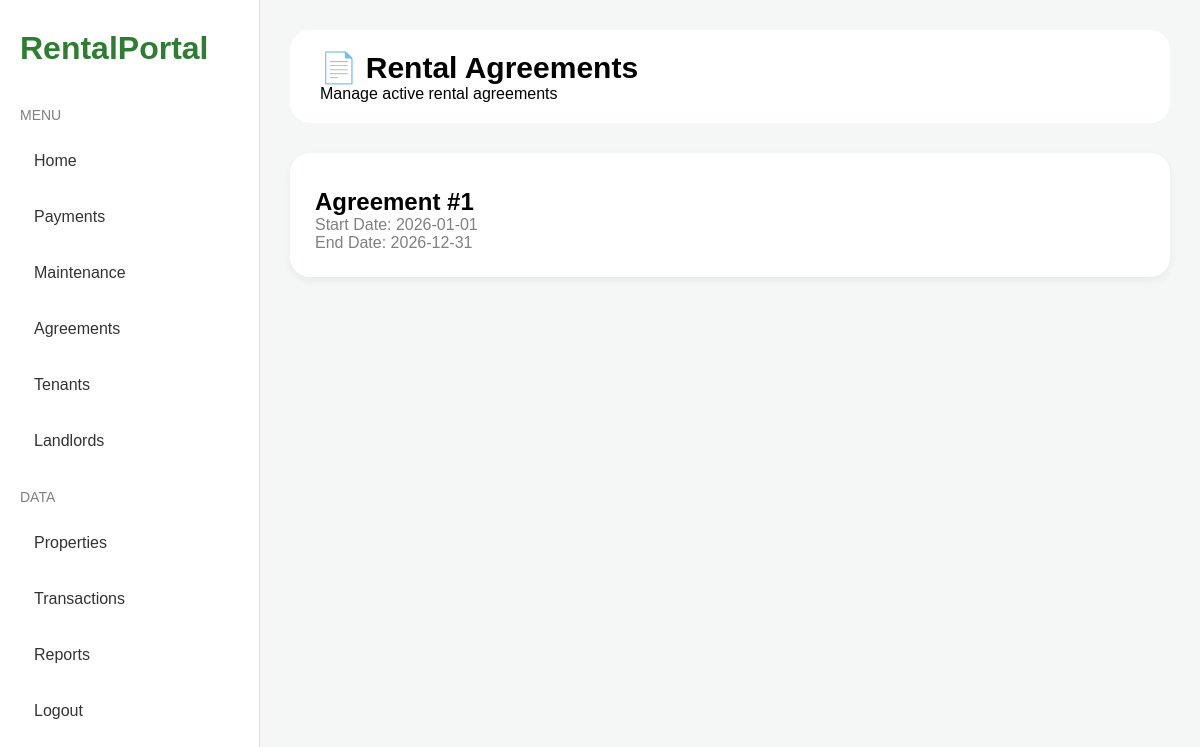
The page /agreements-page on the database its author committed.
### models/agreement_model.py (models this page shows)
class Agreement(db.Model):
    id = db.Column(db.Integer, primary_key=True)
    tenant_name = db.Column(db.String(100))
    property_address = db.Column(db.String(200))
    start_date = db.Column(db.String(50))
    end_date = db.Column(db.String(50))
    document_url = db.Column(db.String(300))

### app.py (the view)
@app.route('/agreements-page')
def agreements_page():
    agreements = Agreement.query.all()
    return render_template(
        'agreements.html',
        agreements=agreements
    )

### templates/agreements.html
{% extends "base_dashboard.html" %}
{% block content %}
<div class="topbar">
    <div>
        <h1>📄 Rental Agreements</h1>
        <p>Manage active rental agreements</p>
    </div>
</div>
<div class="cards">
{% for agreement in agreements %}
<div class="card">
    <h2>Agreement #{{ agreement.id }}</h2>
    <p>
        Start Date: {{ agreement.start_date }}
    </p>
    <p>
        End Date: {{ agreement.end_date }}
    </p>
</div>
{% endfor %}
</div>
{% endblock %}

### templates/base_dashboard.html (style rules this page uses)
* { margin:0; padding:0; box-sizing:border-box; font-family:Arial,sans-serif; }
body { background:#f4f7f5; display:flex; }
.topbar { background:white; padding:20px 30px; border-radius:20px; display:flex; justify-content:space-between; align-items:center; margin-bottom:30px; }
.topbar h1 { font-size:30px; }
.cards { display:grid; grid-template-columns:repeat(auto-fit,minmax(250px,1fr)); gap:20px; }
.card { background:white; padding:25px; border-radius:20px; box-shadow:0 4px 10px rgba(0,0,0,0.05); }
.card p { color:gray; }
.card h2 { margin-top:10px; }

### rows shown on the page
Agreement: id "1", start_date "2026-01-01", end_date "2026-12-31"
